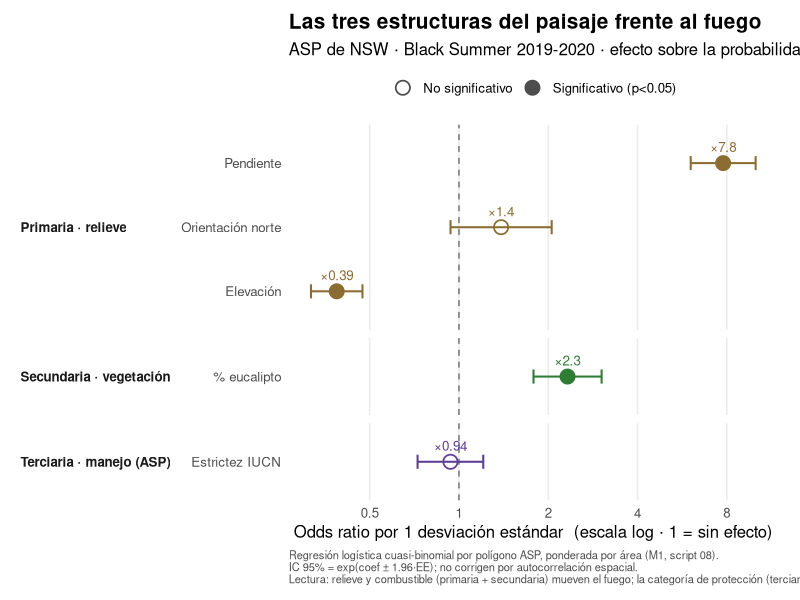

This chart was generated by the following R code:
# Figura de síntesis del póster: forest plot del modelo M1 (script 08), con los
# predictores AGRUPADOS por las tres estructuras del paisaje (Miklós et al. 2019).
#
# Entrada : outputs/regresion_quemado_coeficientes.csv  (producido por script 08)
# Salida  : outputs/figs/09_forest_estructuras.png
#
# Idea: cada coeficiente estandarizado de M1 se traduce a un "odds ratio" por
# 1 desviación estándar (OR = exp(coef)); OR > 1 = más fuego, OR < 1 = menos,
# OR ≈ 1 = sin efecto. Los predictores se agrupan en las tres estructuras:
#   Primaria (relieve)    : pendiente, elevación, orientación norte
#   Secundaria (vegetación): % eucalipto
#   Terciaria (manejo/ASP) : estrictez IUCN
# El forest plot deja leer de un vistazo qué estructura manda el fuego.
#
# NOTA: los IC 95% se calculan como exp(coef ± 1.96·EE) y NO corrigen por
# autocorrelación espacial (pendiente). Son indicativos, no inferenciales finales.
#
# Ejecutar:  Rscript scripts/09_forest_estructuras.R

suppressPackageStartupMessages({
  library(here); library(dplyr); library(readr); library(ggplot2)
})

dir_figs <- here::here("outputs", "figs")
dir.create(dir_figs, recursive = TRUE, showWarnings = FALSE)

coef <- readr::read_csv(here::here("outputs", "regresion_quemado_coeficientes.csv"),
                        show_col_types = FALSE)

# --- Diccionario término -> etiqueta + estructura ---
mapa <- tibble::tribble(
  ~termino,      ~etiqueta,            ~estructura,
  "z_slope",     "Pendiente",          "Primaria · relieve",
  "z_elev",      "Elevación",          "Primaria · relieve",
  "z_north",     "Orientación norte",  "Primaria · relieve",
  "z_euc",       "% eucalipto",        "Secundaria · vegetación",
  "z_estrictez", "Estrictez IUCN",     "Terciaria · manejo (ASP)"
)
est_order <- c("Primaria · relieve", "Secundaria · vegetación", "Terciaria · manejo (ASP)")
est_cols  <- c("Primaria · relieve"       = "#8c6d31",
               "Secundaria · vegetación"  = "#2e7d32",
               "Terciaria · manejo (ASP)" = "#5e3c99")

# --- Preparar M1: OR por 1 DE + IC 95% ---
fp <- coef |>
  dplyr::filter(grepl("^M1", modelo), termino != "(Intercept)") |>
  dplyr::inner_join(mapa, by = "termino") |>
  dplyr::mutate(
    or    = exp(estimate),
    lo    = exp(estimate - 1.96 * std_error),
    hi    = exp(estimate + 1.96 * std_error),
    sig   = p_value < 0.05,
    estructura = factor(estructura, levels = est_order)
  ) |>
  dplyr::arrange(estructura, or) |>
  dplyr::mutate(etiqueta = factor(etiqueta, levels = etiqueta))   # orden y-axis

# Etiqueta de texto tipo "×7.4" / "×0.40"
fp$lab_or <- sprintf("×%.2g", fp$or)

# --- Forest plot ---
g <- ggplot(fp, aes(x = or, y = etiqueta, color = estructura)) +
  geom_vline(xintercept = 1, linetype = "dashed", color = "grey45") +
  geom_errorbar(aes(xmin = lo, xmax = hi), orientation = "y", width = 0.22, linewidth = 0.7) +
  geom_point(aes(shape = sig, fill = estructura), size = 4.2, stroke = 0.9) +
  geom_text(aes(label = lab_or), vjust = -1.1, size = 3.4, show.legend = FALSE) +
  facet_grid(estructura ~ ., scales = "free_y", space = "free_y", switch = "y") +
  scale_x_log10(breaks = c(0.25, 0.5, 1, 2, 4, 8),
                labels = c("0.25", "0.5", "1", "2", "4", "8")) +
  scale_color_manual(values = est_cols, guide = "none") +
  scale_fill_manual(values = est_cols, guide = "none") +
  scale_shape_manual(values = c(`TRUE` = 21, `FALSE` = 1),
                     labels = c(`TRUE` = "Significativo (p<0.05)", `FALSE` = "No significativo"),
                     name = NULL) +
  # La leyenda de forma hereda color/fill de las estructuras; forzamos gris neutro
  # para distinguir relleno (significativo) vs hueco (no significativo). override.aes
  # se aplica POR POSICIÓN, y el orden de la leyenda es FALSE (no sig.) luego TRUE.
  guides(shape = guide_legend(override.aes = list(
    fill = c(NA, "grey30"), color = "grey30", size = 4.2))) +
  labs(
    title = "Las tres estructuras del paisaje frente al fuego",
    subtitle = "ASP de NSW · Black Summer 2019-2020 · efecto sobre la probabilidad de quemarse",
    x = "Odds ratio por 1 desviación estándar  (escala log · 1 = sin efecto)",
    y = NULL,
    caption = paste(
      "Regresión logística cuasi-binomial por polígono ASP, ponderada por área (M1, script 08).",
      "\nIC 95% = exp(coef ± 1.96·EE); no corrigen por autocorrelación espacial.",
      "\nLectura: relieve y combustible (primaria + secundaria) mueven el fuego;",
      "la categoría de protección (terciaria), por sí sola, no.")
  ) +
  theme_minimal(base_size = 12) +
  theme(
    panel.grid.major.y = element_blank(),
    panel.grid.minor = element_blank(),
    strip.placement = "outside",
    strip.text.y.left = element_text(angle = 0, face = "bold", hjust = 0),
    legend.position = "top",
    plot.title = element_text(face = "bold", size = 15),
    plot.caption = element_text(size = 8, color = "grey30", hjust = 0),
    plot.background = element_rect(fill = "white", color = NA),
    plot.margin = margin(10, 16, 10, 10)
  )

out <- file.path(dir_figs, "09_forest_estructuras.png")
ggsave(out, g, width = 10, height = 6.5, dpi = 200)
message("[png] ", out)
